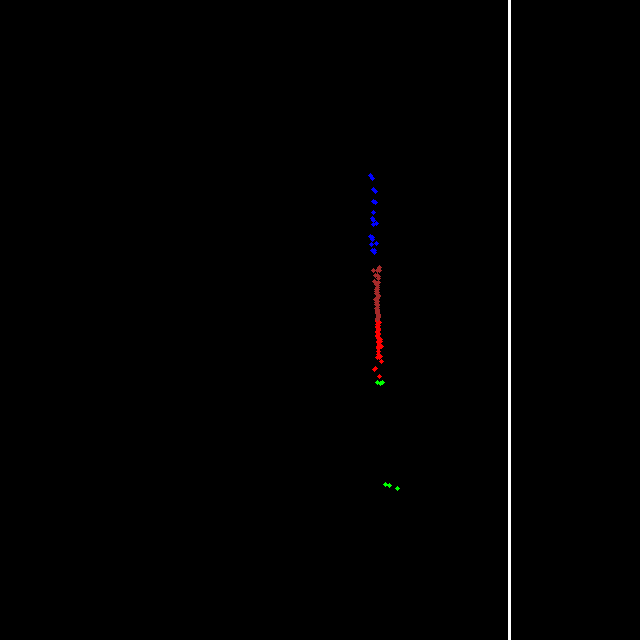
#> input picture 1339.png, 640 x 640 px, found by its file name
$ python convert_color.py
#> lines starting #> are read from the running program, lines starting #| are printed output that depends on the picture; after the words box and inside, x2 and y2 are one past the last pixel; in counts of white or black regions, pixels touching at a corner belong together
import cv2

# Load the image in grayscale mode
image_path = 'D:/Documents/Researches/2024_Project/SICK_TIM_3xx-master/1339.png'
image = cv2.imread(image_path, cv2.IMREAD_GRAYSCALE)
#> image: shape (640, 640); min 0, max 255, mean 1.3

# Create a mask where pixels are white (255)
mask = (image == 255)
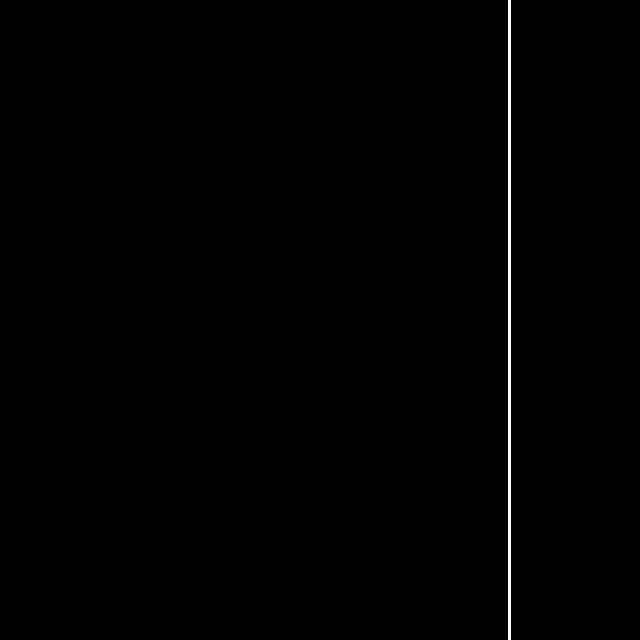
#> mask: shape (640, 640) bool; 0.47% white; 1 white region, box (x1, y1, x2, y2) and area: (508, 0, 511, 640) 1920

# Set white pixels to black (0)
image[mask] = 0
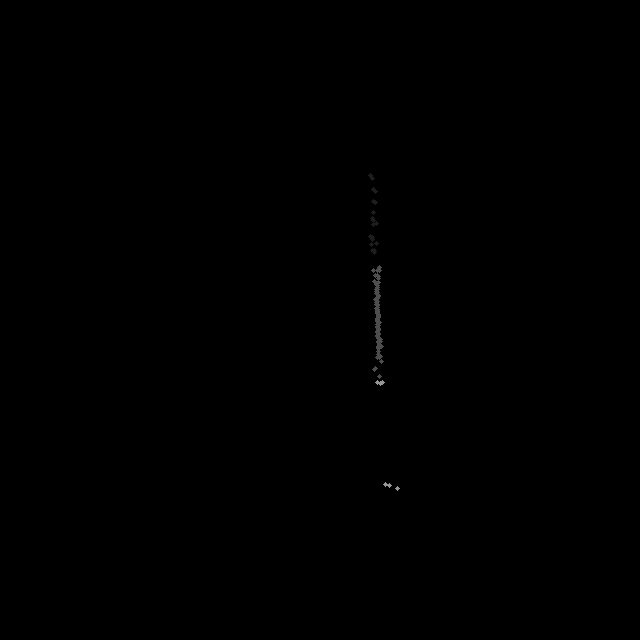
#> image: shape (640, 640); min 0, max 149, mean 0.1

# Save the modified image
output_path = 'output_image.png'
cv2.imwrite(output_path, image)

print("Image processing complete. The output image has been saved.")
